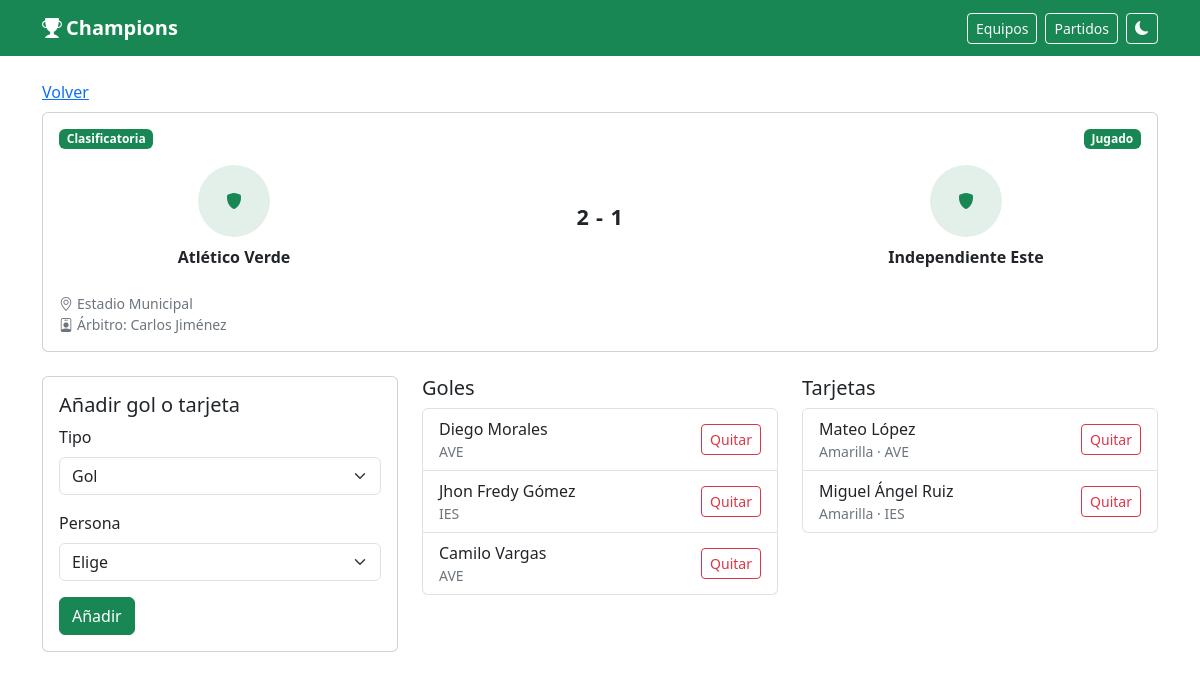
The app's page /partido.php?id=1 with its own data.
### tables this page shows
CREATE TABLE partidos (
  id INT UNSIGNED NOT NULL AUTO_INCREMENT,
  jornada SMALLINT UNSIGNED NOT NULL,
  vuelta TINYINT(1) NOT NULL DEFAULT 0,
  local_id INT UNSIGNED NOT NULL,
  visitante_id INT UNSIGNED NOT NULL,
  fecha DATETIME DEFAULT NULL,
  cancha VARCHAR(150) DEFAULT NULL,
  arbitro VARCHAR(120) DEFAULT NULL,
  goles_local TINYINT UNSIGNED DEFAULT NULL,
  goles_visitante TINYINT UNSIGNED DEFAULT NULL,
  estado ENUM('programado', 'jugado', 'suspendido', 'aplazado') NOT NULL DEFAULT 'programado',
  tipo ENUM('clasificatoria', 'eliminatoria') NOT NULL DEFAULT 'clasificatoria',
  orden SMALLINT UNSIGNED NOT NULL DEFAULT 0,
  creado_en DATETIME NOT NULL DEFAULT CURRENT_TIMESTAMP,
  PRIMARY KEY (id),
  KEY idx_partidos_fecha (fecha),
  KEY idx_partidos_jornada (jornada),
  KEY idx_partidos_estado_fecha (estado, fecha),
  KEY idx_partidos_local (local_id),
  KEY idx_partidos_visitante (visitante_id),
  CONSTRAINT fk_partidos_local
    FOREIGN KEY (local_id) REFERENCES equipos (id)
    ON UPDATE CASCADE,
  CONSTRAINT fk_partidos_visitante
    FOREIGN KEY (visitante_id) REFERENCES equipos (id)
    ON UPDATE CASCADE
);

CREATE TABLE equipos (
  id INT UNSIGNED NOT NULL AUTO_INCREMENT,
  nombre VARCHAR(120) NOT NULL,
  nombre_corto VARCHAR(10) NOT NULL,
  grupo_id INT UNSIGNED DEFAULT NULL,
  orden SMALLINT UNSIGNED NOT NULL DEFAULT 0,
  escudo VARCHAR(255) DEFAULT NULL,
  dt VARCHAR(120) DEFAULT NULL,
  ciudad VARCHAR(100) DEFAULT NULL,
  fundacion SMALLINT UNSIGNED DEFAULT NULL,
  colores VARCHAR(80) DEFAULT NULL,
  activo TINYINT(1) NOT NULL DEFAULT 1,
  creado_en DATETIME NOT NULL DEFAULT CURRENT_TIMESTAMP,
  PRIMARY KEY (id),
  UNIQUE KEY uq_equipos_nombre (nombre),
  UNIQUE KEY uq_equipos_corto (nombre_corto),
  KEY idx_equipos_grupo (grupo_id),
  CONSTRAINT fk_equipos_grupo
    FOREIGN KEY (grupo_id) REFERENCES grupos (id)
    ON UPDATE CASCADE
);

CREATE TABLE eventos (
  id INT UNSIGNED NOT NULL AUTO_INCREMENT,
  partido_id INT UNSIGNED NOT NULL,
  jugador_id INT UNSIGNED DEFAULT NULL,
  equipo_id INT UNSIGNED NOT NULL,
  tipo ENUM('gol', 'asistencia', 'amarilla', 'roja', 'autogol') NOT NULL,
  minuto SMALLINT UNSIGNED NOT NULL,
  creado_en DATETIME NOT NULL DEFAULT CURRENT_TIMESTAMP,
  PRIMARY KEY (id),
  KEY idx_eventos_partido (partido_id),
  KEY idx_eventos_jugador (jugador_id),
  KEY idx_eventos_equipo (equipo_id),
  KEY idx_eventos_tipo_jugador (tipo, jugador_id),
  CONSTRAINT fk_eventos_partido
    FOREIGN KEY (partido_id) REFERENCES partidos (id)
    ON DELETE CASCADE ON UPDATE CASCADE,
  CONSTRAINT fk_eventos_jugador
    FOREIGN KEY (jugador_id) REFERENCES jugadores (id)
    ON DELETE SET NULL ON UPDATE CASCADE,
  CONSTRAINT fk_eventos_equipo
    FOREIGN KEY (equipo_id) REFERENCES equipos (id)
    ON UPDATE CASCADE,
  CONSTRAINT chk_eventos_minuto CHECK (minuto <= 130)
);

CREATE TABLE jugadores (
  id INT UNSIGNED NOT NULL AUTO_INCREMENT,
  equipo_id INT UNSIGNED NOT NULL,
  nombre VARCHAR(80) NOT NULL,
  apellido VARCHAR(80) NOT NULL,
  dorsal SMALLINT UNSIGNED DEFAULT NULL,
  posicion ENUM('ARQ', 'DEF', 'MED', 'DEL') DEFAULT NULL,
  foto VARCHAR(255) DEFAULT NULL,
  fecha_nacimiento DATE DEFAULT NULL,
  activo TINYINT(1) NOT NULL DEFAULT 1,
  creado_en DATETIME NOT NULL DEFAULT CURRENT_TIMESTAMP,
  PRIMARY KEY (id),
  UNIQUE KEY uq_jugadores_dorsal (equipo_id, dorsal),
  KEY idx_jugadores_equipo (equipo_id),
  CONSTRAINT fk_jugadores_equipo
    FOREIGN KEY (equipo_id) REFERENCES equipos (id)
    ON DELETE CASCADE ON UPDATE CASCADE
);

### config/db.php (called while the page is built, shortened)
<?php
function db(): PDO
{
    static $pdo = null;
    if ($pdo instanceof PDO) {
        return $pdo;
    }
    $dsn = 'mysql:host=' . DB_HOST . ';dbname=' . DB_NAME . ';charset=' . DB_CHARSET;
    try {
        $pdo = new PDO($dsn, DB_USER, DB_PASS, [
            PDO::ATTR_ERRMODE => PDO::ERRMODE_EXCEPTION,
            PDO::ATTR_DEFAULT_FETCH_MODE => PDO::FETCH_ASSOC,
            PDO::ATTR_EMULATE_PREPARES => false,
        ]);
    } catch (PDOException $e) {
        error_log('Error de conexión: ' . $e->getMessage());
        http_response_code(500);
        exit('No se pudo conectar a la base de datos. Revisa config/db.php y que el esquema esté importado.');
    }
    return $pdo;
}

### partido.php (the view, shortened to what this page needs)
<?php
require __DIR__ . '/includes/funciones.php';
$partidoId = entero_get('id');
$partido = obtener_partido($partidoId);
$eventos = array_values(array_filter(
    eventos_partido($partidoId),
    static fn (array $evento): bool => (string) $evento['tipo'] !== 'asistencia'
));
$goles = [];
$tarjetas = [];
foreach ($eventos as $evento) {
    if ($evento['tipo'] === 'gol' || $evento['tipo'] === 'autogol') {
        $goles[] = $evento;
    } elseif ($evento['tipo'] === 'amarilla' || $evento['tipo'] === 'roja') {
        $tarjetas[] = $evento;
    }
}
require __DIR__ . '/includes/header.php';
$nombreEvento = static function (array $evento): string {
    $nombre = trim((string) ($evento['nombre'] ?? '') . ' ' . (string) ($evento['apellido'] ?? ''));
    return $nombre !== '' ? $nombre : 'Sin jugador';
};
?>
<p class="mb-2"><a href="<?= e(url_public('index.php')) ?>">Volver</a></p>
<div class="card partido-card mb-4">
    <div class="card-body">
        <div class="d-flex justify-content-between align-items-center mb-3">
            <span class="badge <?= ($partido['tipo'] ?? '') === 'eliminatoria' ? 'text-bg-dark' : 'text-bg-success' ?>">
                <?= ($partido['tipo'] ?? '') === 'eliminatoria' ? 'Eliminatoria' : 'Clasificatoria' ?>
            </span>
            <?= html_estado((string) $partido['estado']) ?>
        </div>
        <div class="row align-items-center g-3 text-center">
            <div class="col-4">
                <div>
                    <div class="mb-2"><?= html_escudo($partido['local_escudo'], (string) $partido['local_nombre'], 72) ?></div>
                    <div class="fw-semibold"><?= e($partido['local_nombre']) ?></div>
                </div>
            </div>
            <div class="col-4">
                <div class="marcador display-6"><?= e(marcador_texto($partido)) ?></div>
            </div>
            <div class="col-4">
                <div>
                    <div class="mb-2"><?= html_escudo($partido['visita_escudo'], (string) $partido['visita_nombre'], 72) ?></div>
                    <div class="fw-semibold"><?= e($partido['visita_nombre']) ?></div>
                </div>
            </div>
        </div>
        <ul class="list-unstyled small text-secondary mt-4 mb-0">
            <li><i class="bi bi-geo-alt me-1" aria-hidden="true"></i><?= e((string) ($partido['cancha'] ?? 'Cancha por confirmar')) ?></li>
            <li><i class="bi bi-person-badge me-1" aria-hidden="true"></i>Árbitro: <?= e((string) ($partido['arbitro'] ?? 'Por designar')) ?></li>
        </ul>
    </div>
</div>
<div class="row g-4">
    <div class="col-lg-4">
        <form method="post" class="card">
            <div class="card-body">
                <h2 class="h5">Añadir gol o tarjeta</h2>
                <div class="mb-3">
                    <label class="form-label" for="tipo">Tipo</label>
                    <select class="form-select" id="tipo" name="tipo" required>
                        <option value="gol">Gol</option>
                    </select>
                </div>
                <div class="mb-3">
                    <label class="form-label" for="jugador_id">Persona</label>
                    <select class="form-select" id="jugador_id" name="jugador_id" required>
                        <option value="">Elige</option>
                    </select>
                </div>
                <button class="btn btn-success" type="submit">Añadir</button>
            </div>
        </form>
    </div>
    <div class="col-lg-4">
        <h2 class="h5">Goles</h2>
        <?php if ($goles === []): ?>
            <p class="text-secondary">Sin goles.</p>
        <?php else: ?>
            <ul class="list-group">
                <?php foreach ($goles as $evento): ?>
                    <li class="list-group-item d-flex justify-content-between align-items-center gap-2">
                        <span>
                            <?= e($nombreEvento($evento)) ?>
                            <span class="d-block small text-secondary"><?= e((string) $evento['nombre_corto']) ?></span>
                        </span>
                        <form method="post" onsubmit="return confirm('¿Quitar este gol?');">
                            <button class="btn btn-sm btn-outline-danger" type="submit">Quitar</button>
                        </form>
                    </li>
                <?php endforeach; ?>
            </ul>
        <?php endif; ?>
    </div>
    <div class="col-lg-4">
        <h2 class="h5">Tarjetas</h2>
        <?php if ($tarjetas === []): ?>
            <p class="text-secondary">Sin tarjetas.</p>
        <?php else: ?>
            <ul class="list-group">
                <?php foreach ($tarjetas as $evento): ?>
                    <li class="list-group-item d-flex justify-content-between align-items-center gap-2">
                        <span>
                            <?= e($nombreEvento($evento)) ?>
                            <span class="d-block small text-secondary"><?= $evento['tipo'] === 'roja' ? 'Roja' : 'Amarilla' ?> · <?= e((string) $evento['nombre_corto']) ?></span>
                        </span>
                        <form method="post" onsubmit="return confirm('¿Quitar esta tarjeta?');">
                            <button class="btn btn-sm btn-outline-danger" type="submit">Quitar</button>
                        </form>
                    </li>
                <?php endforeach; ?>
            </ul>
        <?php endif; ?>
    </div>
</div>
<?php require __DIR__ . '/includes/footer.php'; ?>

### includes/funciones.php (shortened to what this page needs)
<?php
require_once dirname(__DIR__) . '/config/db.php';
function e(mixed $valor): string
{
    return htmlspecialchars((string) ($valor ?? ''), ENT_QUOTES, 'UTF-8');
}
function url_raiz(): string
{
    $script = str_replace('\\', '/', (string) ($_SERVER['SCRIPT_NAME'] ?? ''));
    $directorio = rtrim(dirname($script), '/');
    if ($directorio === '/' || $directorio === '.' || $directorio === '') {
        return '';
    }
    return $directorio;
}
function url_public(string $archivo = 'index.php'): string
{
    return url_raiz() . '/' . ltrim($archivo, '/');
}
function entero_get(string $campo): int
{
    $valor = filter_input(INPUT_GET, $campo, FILTER_VALIDATE_INT);
    return $valor;
}
function etiqueta_estado(string $estado): string
{
    return match ($estado) {
        'programado' => 'Programado',
        'jugado' => 'Jugado',
        'suspendido' => 'Suspendido',
        'aplazado' => 'Aplazado',
        default => $estado,
    };
}
function html_estado(string $estado): string
{
    $color = match ($estado) {
        'jugado' => 'success',
        'suspendido' => 'danger',
        'aplazado' => 'warning',
        default => 'secondary',
    };
    return '<span class="badge text-bg-' . $color . '">' . e(etiqueta_estado($estado)) . '</span>';
}
function html_escudo(?string $ruta, string $alt, int $tam = 40): string
{
    $tam = max(16, min($tam, 240));
    return '<span class="escudo-vacio" style="width:' . $tam . 'px;height:' . $tam . 'px" aria-hidden="true"><i class="bi bi-shield-fill"></i></span>';
}
function marcador_texto(array $partido): string
{
    if (($partido['estado'] ?? '') === 'jugado' && $partido['goles_local'] !== null && $partido['goles_visitante'] !== null) {
        return (int) $partido['goles_local'] . ' - ' . (int) $partido['goles_visitante'];
    }
    return 'vs';
}
function consultar(string $sql, array $params = []): array
{
    $stmt = db()->prepare($sql);
    $stmt->execute($params);
    return $stmt->fetchAll();
}
function consultar_uno(string $sql, array $params = []): ?array
{
    $stmt = db()->prepare($sql);
    $stmt->execute($params);
    $fila = $stmt->fetch();
    return $fila === false ? null : $fila;
}
function sql_partidos(): string
{
    return 'SELECT p.id, p.jornada, p.vuelta, p.local_id, p.visitante_id, p.fecha, p.cancha,
            p.arbitro, p.goles_local, p.goles_visitante, p.estado, p.tipo, p.orden,
            loc.nombre AS local_nombre, loc.nombre_corto AS local_corto, loc.escudo AS local_escudo,
            vis.nombre AS visita_nombre, vis.nombre_corto AS visita_corto, vis.escudo AS visita_escudo
            FROM partidos p
            INNER JOIN equipos loc ON loc.id = p.local_id
            INNER JOIN equipos vis ON vis.id = p.visitante_id';
}
function normalizar_partido(array $partido): array
{
    $partido['id'] = (int) $partido['id'];
    $partido['jornada'] = (int) $partido['jornada'];
    $partido['vuelta'] = (int) $partido['vuelta'];
    $partido['local_id'] = (int) $partido['local_id'];
    $partido['visitante_id'] = (int) $partido['visitante_id'];
    $partido['goles_local'] = $partido['goles_local'] === null ? null : (int) $partido['goles_local'];
    $partido['goles_visitante'] = $partido['goles_visitante'] === null ? null : (int) $partido['goles_visitante'];
    $partido['orden'] = (int) ($partido['orden'] ?? 0);
    return $partido;
}
function obtener_partido(int $id): ?array
{
    $fila = consultar_uno(sql_partidos() . ' WHERE p.id = :id', ['id' => $id]);
    return $fila === null ? null : normalizar_partido($fila);
}
function eventos_partido(int $partidoId): array
{
    return consultar(
        'SELECT ev.id, ev.partido_id, ev.jugador_id, ev.equipo_id, ev.tipo, ev.minuto,
                j.nombre, j.apellido, j.dorsal, e.nombre AS equipo, e.nombre_corto
         FROM eventos ev
         LEFT JOIN jugadores j ON j.id = ev.jugador_id
         INNER JOIN equipos e ON e.id = ev.equipo_id
         WHERE ev.partido_id = :partido
         ORDER BY ev.minuto ASC, ev.id ASC',
        ['partido' => $partidoId]
    );
}

### includes/header.php (style rules this page uses)
html[data-bs-theme="light"] { color-scheme: light; }
body { min-height: 100vh; display: flex; flex-direction: column; }
.escudo-vacio { display: inline-flex; align-items: center; justify-content: center; border-radius: 50%; background: rgba(25, 135, 84, .12); color: #198754; vertical-align: middle; }
.marcador { font-variant-numeric: tabular-nums; font-weight: 700; font-size: 1.35rem; letter-spacing: .04em; min-width: 3.2rem; text-align: center; flex: 0 0 auto; }
.partido-card .escudo, .partido-card .escudo-vacio { flex: 0 0 auto; }

### records on screen
partidos: estado "Jugado", local.nombre "Atlético Verde", marcador_texto($partido) "2 - 1", visitante.nombre "Independiente Este", cancha "Estadio Municipal", arbitro "Carlos Jiménez"
eventos: jugador.apellido "Diego Morales", equipo.nombre_corto "AVE"
eventos: jugador.apellido "Jhon Fredy Gómez", equipo.nombre_corto "IES"
eventos: jugador.apellido "Camilo Vargas", equipo.nombre_corto "AVE"
eventos: jugador.apellido "Mateo López", tipo "Amarilla", equipo.nombre_corto "AVE"
eventos: jugador.apellido "Miguel Ángel Ruiz", tipo "Amarilla", equipo.nombre_corto "IES"

### other values on screen
LIGA_NOMBRE "Champions"
